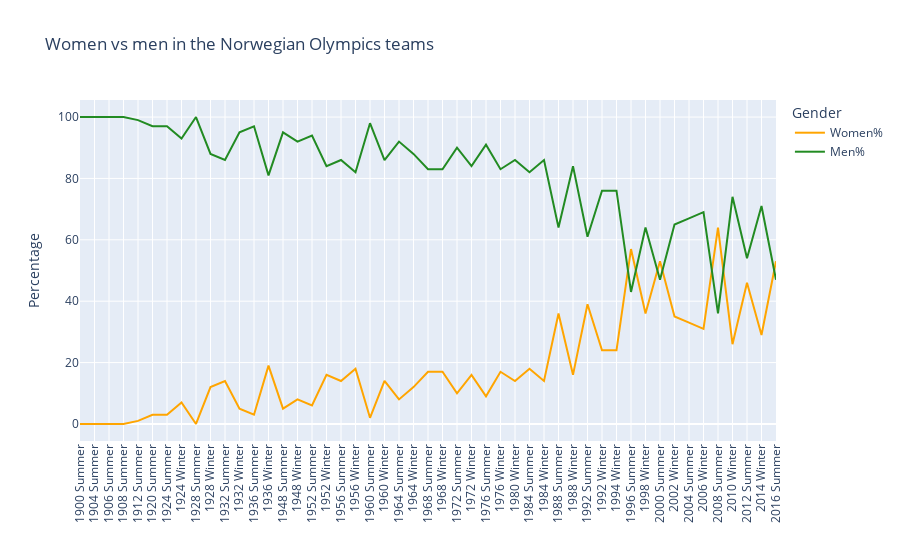

The notebook cell this image was saved under:
### Code cell
def norwegian_gender_percentage(df=nor_athletes, col="Games"):

    df["Women%"] = ((df["Women"] / df["All"]) * 100).round(0).astype(int)
    df["Men%"] = ((df["Men"] / df["All"]) * 100).round(0).astype(int)
    df = df.reindex(columns=["Games", "All", "Women", "Women%", "Men", "Men%"])
    fig = px.line(df, x="Games", y=["Women%", "Men%"], color_discrete_sequence=["orange", "forestgreen"], labels={"value": "Percentage", "variable": "Gender", "Games": " "}, title="Women vs men in the Norwegian Olympics teams")
    fig.update_xaxes(tickangle=-90)
    
    fig.show()
    # return fig


norwegian_gender_percentage()

### Figure 1 — Plotly figure (JSON) as saved in the notebook; plotly's stock layout.template omitted (floating-point values rounded to 4 significant figures)
{"data": [{"hovertemplate": "Gender=Women%<br> =%{x}<br>Percentage=%{y}<extra></extra>", "legendgroup": "Women%", "line": {"color": "orange", "dash": "solid"}, "marker": {"symbol": "circle"}, "mode": "lines", "name": "Women%", "orientation": "v", "showlegend": true, "type": "scatter", "x": ["1900 Summer", "1904 Summer", "1906 Summer", "1908 Summer", "1912 Summer", "1920 Summer", "1924 Summer", "1924 Winter", "1928 Summer", "1928 Winter", "1932 Summer", "1932 Winter", "1936 Summer", "1936 Winter", "1948 Summer", "1948 Winter", "1952 Summer", "1952 Winter", "1956 Summer", "1956 Winter", "1960 Summer", "1960 Winter", "1964 Summer", "1964 Winter", "1968 Summer", "1968 Winter", "1972 Summer", "1972 Winter", "1976 Summer", "1976 Winter", "1980 Winter", "1984 Summer", "1984 Winter", "1988 Summer", "1988 Winter", "1992 Summer", "1992 Winter", "1994 Winter", "1996 Summer", "1998 Winter", "2000 Summer", "2002 Winter", "2004 Summer", "2006 Winter", "2008 Summer", "2010 Winter", "2012 Summer", "2014 Winter", "2016 Summer"], "xaxis": "x", "y": [0, 0, 0, 0, 1, 3, 3, 7, 0, 12, 14, 5, 3, 19, 5, 8, 6, 16, 14, 18, 2, 14, 8, 12, 17, 17, 10, 16, 9, 17, 14, 18, 14, 36, 16, 39, 24, 24, 57, 36, 53, 35, 33, 31, 64, 26, 46, 29, 53], "yaxis": "y"}, {"hovertemplate": "Gender=Men%<br> =%{x}<br>Percentage=%{y}<extra></extra>", "legendgroup": "Men%", "line": {"color": "forestgreen", "dash": "solid"}, "marker": {"symbol": "circle"}, "mode": "lines", "name": "Men%", "orientation": "v", "showlegend": true, "type": "scatter", "x": ["1900 Summer", "1904 Summer", "1906 Summer", "1908 Summer", "1912 Summer", "1920 Summer", "1924 Summer", "1924 Winter", "1928 Summer", "1928 Winter", "1932 Summer", "1932 Winter", "1936 Summer", "1936 Winter", "1948 Summer", "1948 Winter", "1952 Summer", "1952 Winter", "1956 Summer", "1956 Winter", "1960 Summer", "1960 Winter", "1964 Summer", "1964 Winter", "1968 Summer", "1968 Winter", "1972 Summer", "1972 Winter", "1976 Summer", "1976 Winter", "1980 Winter", "1984 Summer", "1984 Winter", "1988 Summer", "1988 Winter", "1992 Summer", "1992 Winter", "1994 Winter", "1996 Summer", "1998 Winter", "2000 Summer", "2002 Winter", "2004 Summer", "2006 Winter", "2008 Summer", "2010 Winter", "2012 Summer", "2014 Winter", "2016 Summer"], "xaxis": "x", "y": [100, 100, 100, 100, 99, 97, 97, 93, 100, 88, 86, 95, 97, 81, 95, 92, 94, 84, 86, 82, 98, 86, 92, 88, 83, 83, 90, 84, 91, 83, 86, 82, 86, 64, 84, 61, 76, 76, 43, 64, 47, 65, 67, 69, 36, 74, 54, 71, 47], "yaxis": "y"}], "layout": {"legend": {"title": {"text": "Gender"}, "tracegroupgap": 0}, "title": {"text": "Women vs men in the Norwegian Olympics teams"}, "xaxis": {"anchor": "y", "domain": [0, 1], "tickangle": -90, "title": {"text": " "}}, "yaxis": {"anchor": "x", "domain": [0, 1], "title": {"text": "Percentage"}}}}
